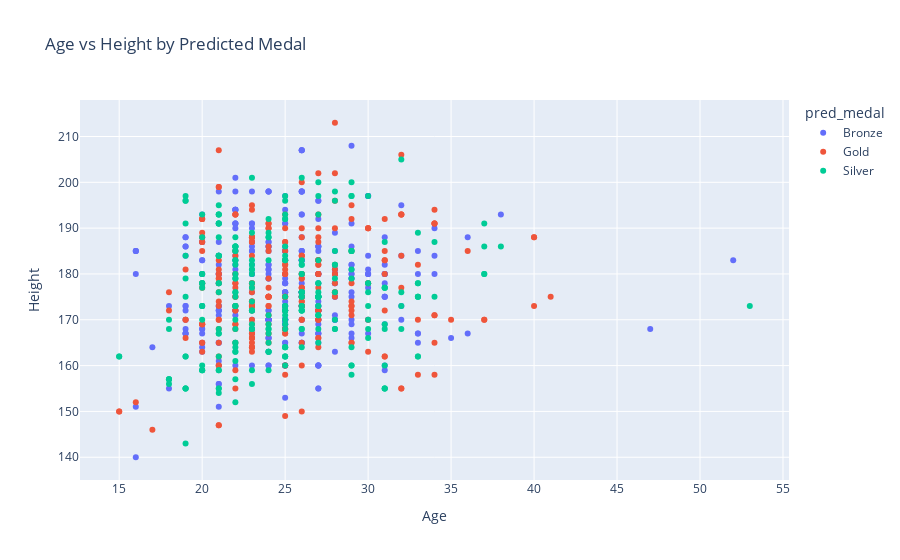
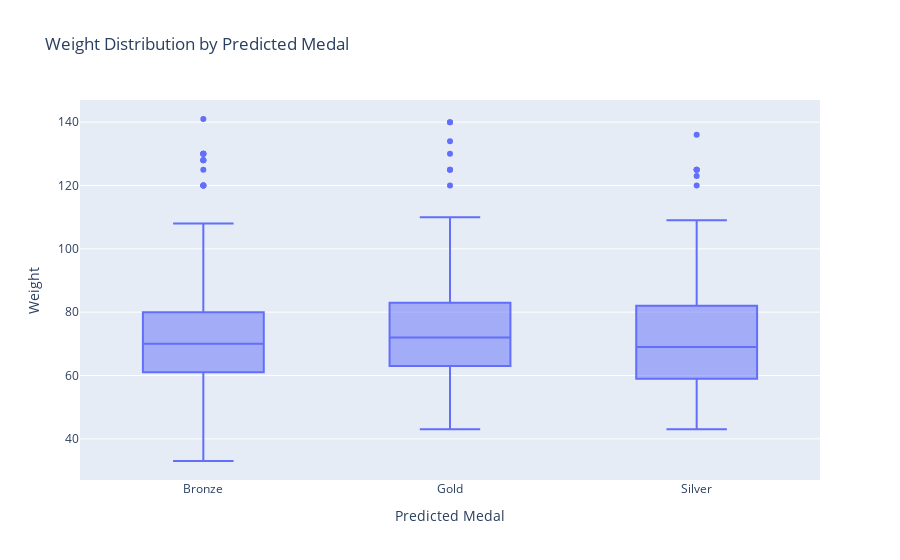

The notebook cell saved with these charts, in order:
### Code cell
# Scatter plot of Age vs Height colored by predicted medal
fig = px.scatter(df, x='Age', y='Height', color='pred_medal', title='Age vs Height by Predicted Medal')
fig.update_layout(xaxis_title='Age', yaxis_title='Height')
fig.show()

# Box plot of Weight by predicted medal
fig = px.box(df, x='pred_medal', y='Weight', title='Weight Distribution by Predicted Medal')
fig.update_layout(xaxis_title='Predicted Medal', yaxis_title='Weight')
fig.show()

### Figure 1 — Plotly figure (JSON) as saved in the notebook; plotly's stock layout.template omitted (floating-point values rounded to 4 significant figures; data arrays with more than 128 entries replaced by an {"elided": "..."} marker saying what was removed)
{"data": [{"hovertemplate": "pred_medal=Bronze<br>Age=%{x}<br>Height=%{y}<extra></extra>", "legendgroup": "Bronze", "marker": {"color": "#636efa", "symbol": "circle"}, "mode": "markers", "name": "Bronze", "orientation": "v", "showlegend": true, "type": "scatter", "x": {"elided": "331 int values"}, "xaxis": "x", "y": {"elided": "331 int values"}, "yaxis": "y"}, {"hovertemplate": "pred_medal=Gold<br>Age=%{x}<br>Height=%{y}<extra></extra>", "legendgroup": "Gold", "marker": {"color": "#EF553B", "symbol": "circle"}, "mode": "markers", "name": "Gold", "orientation": "v", "showlegend": true, "type": "scatter", "x": {"elided": "266 int values"}, "xaxis": "x", "y": {"elided": "266 int values"}, "yaxis": "y"}, {"hovertemplate": "pred_medal=Silver<br>Age=%{x}<br>Height=%{y}<extra></extra>", "legendgroup": "Silver", "marker": {"color": "#00cc96", "symbol": "circle"}, "mode": "markers", "name": "Silver", "orientation": "v", "showlegend": true, "type": "scatter", "x": {"elided": "252 int values"}, "xaxis": "x", "y": {"elided": "252 int values"}, "yaxis": "y"}], "layout": {"legend": {"title": {"text": "pred_medal"}, "tracegroupgap": 0}, "title": {"text": "Age vs Height by Predicted Medal"}, "xaxis": {"anchor": "y", "domain": [0, 1], "title": {"text": "Age"}}, "yaxis": {"anchor": "x", "domain": [0, 1], "title": {"text": "Height"}}}}

### Figure 2 — Plotly figure (JSON) as saved in the notebook; plotly's stock layout.template omitted (floating-point values rounded to 4 significant figures; data arrays with more than 128 entries replaced by an {"elided": "..."} marker saying what was removed)
{"data": [{"alignmentgroup": "True", "hovertemplate": "pred_medal=%{x}<br>Weight=%{y}<extra></extra>", "legendgroup": "", "marker": {"color": "#636efa"}, "name": "", "notched": false, "offsetgroup": "", "orientation": "v", "showlegend": false, "type": "box", "x": {"elided": "849 str values"}, "x0": " ", "xaxis": "x", "y": {"elided": "849 int values"}, "y0": " ", "yaxis": "y"}], "layout": {"boxmode": "group", "legend": {"tracegroupgap": 0}, "title": {"text": "Weight Distribution by Predicted Medal"}, "xaxis": {"anchor": "y", "domain": [0, 1], "title": {"text": "Predicted Medal"}}, "yaxis": {"anchor": "x", "domain": [0, 1], "title": {"text": "Weight"}}}}
